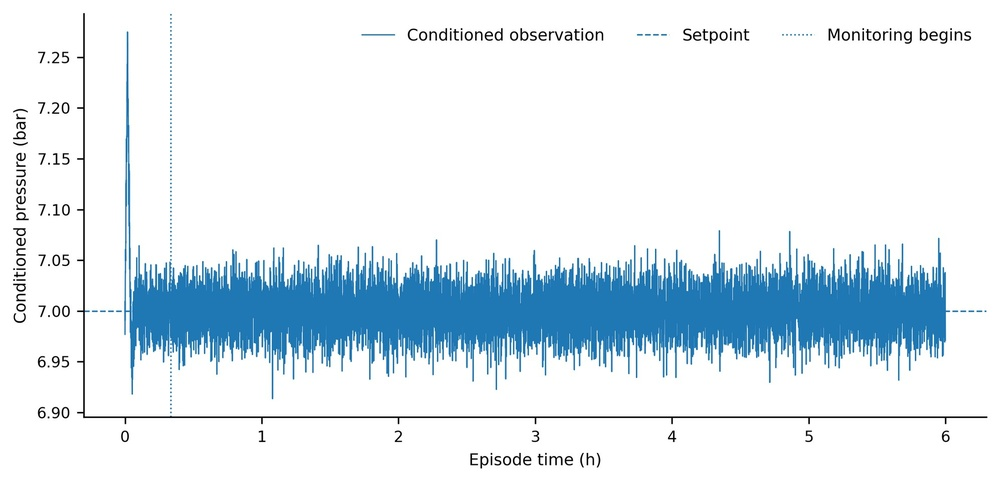
#> input picture figures/raw_source_assets/page1_img3_1261.jpeg, 1000 x 482 px, shrunk from 1994 x 962 before the run, found by its file name
$ python combine_normal_figs.py
#> lines starting #> are read from the running program, lines starting #| are printed output that depends on the picture
from PIL import Image

img_p = Image.open(r'figures/raw_source_assets\page1_img3_1261.jpeg')
#> img_p is the input picture: PIL image 1000x482 RGB; mean R, G, B 221.6, 233.3, 240.8
img_l = Image.open(r'figures/raw_source_assets\page1_img4_1265.jpeg')
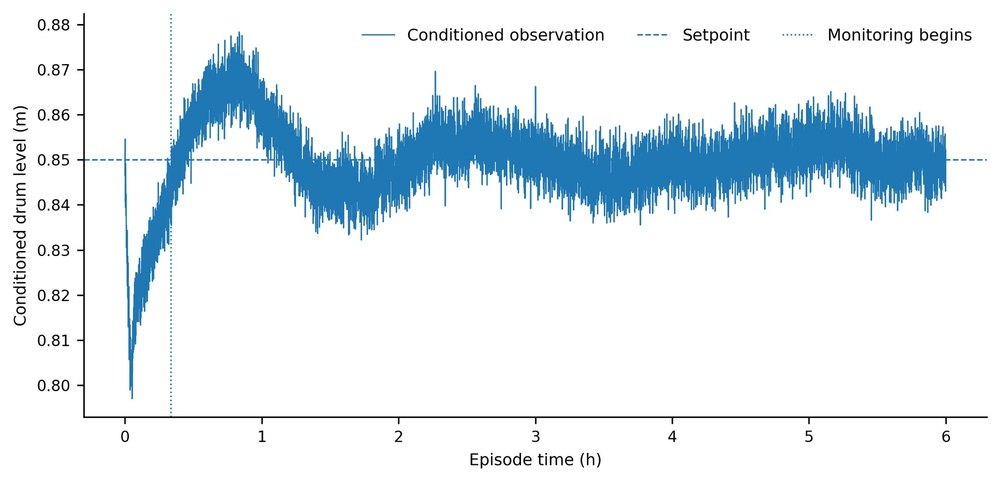
#> input picture figures/raw_source_assets/page1_img4_1265.jpeg, 1000 x 482 px, shrunk from 1994 x 962 before the run, found by its file name
#> img_l is the input picture: PIL image 1000x482 RGB; mean R, G, B 226.1, 236, 242.3

w = max(img_p.width, img_l.width)
#> w = 1000
gap = 30
h = img_p.height + img_l.height + gap
#> h = 994

canvas = Image.new('RGB', (w, h), (255, 255, 255))
#> canvas: PIL image 1000x994 RGB; every value is 255
canvas.paste(img_p, (0, 0))
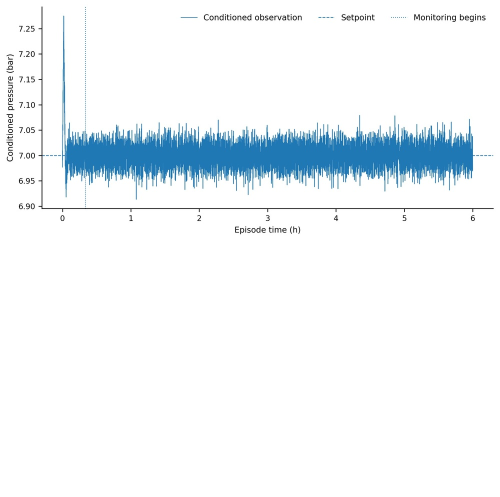
#> canvas: PIL image 1000x994 RGB (shown at 1/2 size); mean R, G, B 238.8, 244.5, 248.1
canvas.paste(img_l, (0, img_p.height + gap))
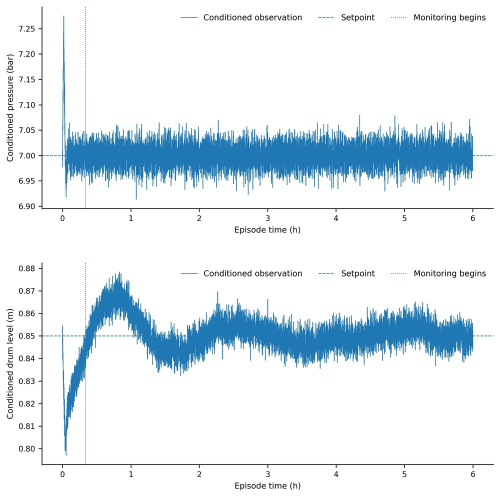
#> canvas: PIL image 1000x994 RGB (shown at 1/2 size); mean R, G, B 224.8, 235.3, 242
canvas.save(r'figures\fig_e1_normal.png', dpi=(300, 300))
print('Saved fig_e1_normal.png:', canvas.size)
#| Saved fig_e1_normal.png: (1000, 994)
